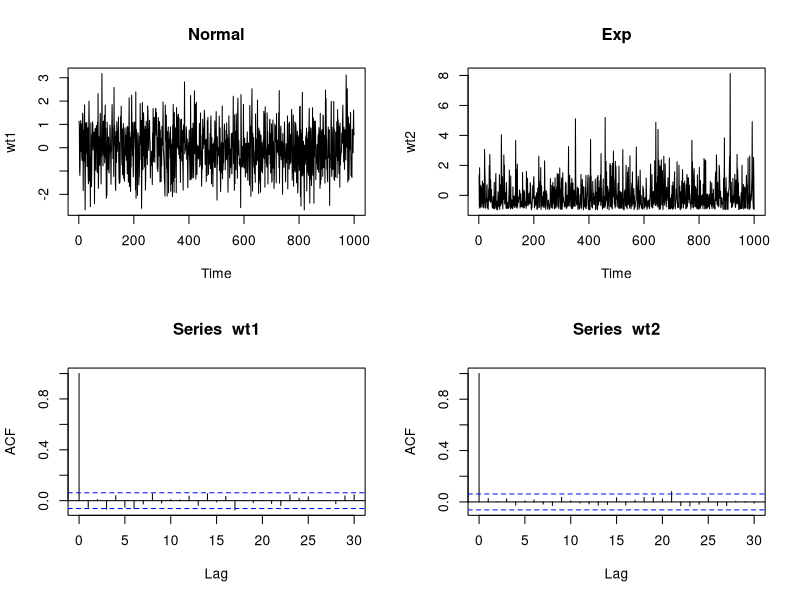

Recreate this plot in R. (Note: this script raises an error after producing the figure.)
#Simulate normal/exp WN
w1 <- rnorm(1000,0,1)
w2 <- rexp(1000,1)

#rescale it 
wr1 <- (w1 - mean(w1)) / sqrt(var(w1))
wr2 <- (w2 - mean(w2)) / sqrt(var(w2))

#plot ts and acf's
wt1 <- ts(wr1 , start = 1 , deltat = 1)
wt2 <- ts(wr2,start= 1, deltat = 1)

par(mfrow = c(2,2))

ts.plot(wt1,main='Normal')
ts.plot(wt2,main='Exp')

acf(wt1); acf(wt2)


#Filter to obtain the moving average process 
w1 <- rnorm(502)
w2 <- rexp(502) -1
#set coeficients
a <- c(1,-.5,.2)
a1 <- c(1,.5,.2)

##Simulate MA(3) with Normal/Exp WN

ma2.11 <- filter(w1,filter = a , side=1)
ma2.11 <- ma2.aa[3:505]
ts.plot(ma2.11)

ma2.12 <- filter(w1,filter = a1,side = 1)
ma2.12 <- ma2.12[3:505]
ts.plot(ma2.12)

ma2.21 <- filter(w2, filter=a1,side=1)
ma.21 <- ma2.21[3:505]
ts.plot(ma2.21)

ma2.22 <- filter(w2, filter=a1,side=1)
ma.22 <- ma2.22[3:505]
ts.plot(ma2.22)

#simulate MA(3) with non-stationarty noize
a4 <-c(1,.2,.8,1.2)

ma2.4 <- filter(w1*(2*(1:501)+0.5),filter=a4,side=1)
ma2.4 <- ma2.4[4:505]

ts.plot(ma2.4)


##Nonstationary AR(2)
w2 <- rnorm(1500)
a2 <- c(.8,.2)
ar2 <- filter(w2,filter=a2,method='recursive')
ar2 <- ar2[1251:1500]
ts.plot(ar2)

#Stationary AR(1) process
a1 <- 0.5
ar1 <- filter(w2,filter=a1,method = 'recursive')
ar1 <- ar1[1251:1500]
ts.plot(ar1)

acf(ar2)
acf(ar1)
 


#Causual AR(1) process (|phi| ={.9,-.9,.1,-.1})

a1 <- 0.1
ar1 <- filter(w2, filter = a1,method='recursive')
ar1.1 <- ar1[1251:1500]

a1 <- -0.1
ar1 <- filter(w2, filter = a1,method='recursive')
ar1.2 <- ar1[1251:1500]


a1 <- 0.9
ar1 <- filter(w2, filter = a1,method='recursive')
ar1.3 <- ar1[1251:1500]


a1 <- -0.9
ar1 <- filter(w2, filter = a1,method='recursive')
ar1.4 <- ar1[1251:1500]

ts.plot(ar1.1,main="0.1")
ts.plot(ar1.2,main="-0.1")
ts.plot(ar1.3,main="0.9")
ts.plot(ar1.4,main="-0.9")



#Non-statiunar AR

a5 <- 1.0 + 1e-5
ar5 <- filter(w2, filter = a5,method='recursive')
ar1.5 <- ar5[1251:1500]

a6 <- 1.0 + 1e-4
ar1 <- filter(w2, filter = a6,method='recursive')
ar1.6 <- ar1[1251:1500]

a7 <- 1.0 + 1e-3
ar1 <- filter(w2, filter = a7,method='recursive')
ar1.7 <- ar1[1251:1500]

a8 <- 1.0 + 1e-2
ar1 <- filter(w2, filter = a8,method='recursive')
ar1.8 <- ar1[1251:1500]

ts.plot(ar1.5,main=a5)
ts.plot(ar1.6,main=a5)
ts.plot(ar1.7,main=a5)
ts.plot(ar1.8,main=a5)

par(mar=c(1,1,1,1))

ts.plot(ar5,main=a5)

################################
#ARMA process 
arma22 <- arima.sim(n=500,
                    list(ar=c(.88,-.49),
                         ma=c(-.23,.25)),
                    sd = sqrt(.18))

ts.plot(arma22)
acf(arma22)
pacf(arma22)



########################
####Estimate ARMA parameters
#AR(2) process simulation
w2 <- rnorm(1500)
b <- c(1.2,-0.5)
ar2 <- filter(w2,filter=b,method='recursive')
ar2 <- ar2[1001:1500]

##Fit Linear Regression to AR(2)
data2 <- data.frame(cbind(x1=ar2[1:498],
                          x2=ar2[2:499],
                          y=ar2[3:500]))

model2 <-lm(y~x1+x2,data = data2)
summary(model2)

#Yule-Walker &AR Estimation
coef <- acf(ar2, type ='covariance',plot=FALSE)
Gamma1 <- coef$acf[2:4,,1]
Gammamatrix <- matrix(0,3,3)
for(i in 1:3) {
  if(i>1) {
    Gammamatrix[i,] <- c(coef$acf[i:2,,1],coef$acf[1:(3-i+1)])
          }
  else {
      Gammamatrix[i,] <- coef$acf[1:(3-i+1),,1]
    }
  
}
phi.estim <-solve(Gammamatrix,Gamma1)


